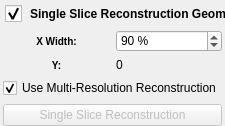
              <widget class="QDisclosableGroupBox" name="singleSliceGroupBox">
               <property name="styleSheet">
                <string notr="true">QGroupBox
{
/*background-color: qlineargradient(x1: 0, y1: 0, x2: 0, y2: 1, stop: 0 #FFFFFF, stop: 1 #DCDCDC); */
background-image: url(:/DisclosableGroupBoxHeader.png);
background-position: top ;
background-repeat: repeat-x;
padding: 30 0 0 0px;
font: 85% italic 12pt &quot;Arial&quot;;
font-weight: bold;
border: 0px solid gray;
margin: 0px;
}
 
QGroupBox::title
{    
subcontrol-origin: padding;    
subcontrol-position: top left;    
padding: 5 5px;    
background-color: rgba(255, 255, 255, 0);
}
QGroupBox::indicator {    
width: 17px;    
height: 17px;
}

QGroupBox::indicator:unchecked {
 image: url(:/bullet_triangle_grey.png);
}
QGroupBox::indicator:unchecked:pressed {
 image: url(:/bullet_triangle_grey.png);
}
QGroupBox::indicator:checked { 
image: url(:/bullet_triangle_grey_down.png);
}
QGroupBox::indicator:checked:pressed { 
image: url(:/bullet_triangle_grey_down.png);
}
</string>
               </property>
               <property name="title">
                <string>Single Slice Reconstruction Geometry</string>
               </property>
               <property name="flat">
                <bool>true</bool>
               </property>
               <property name="checkable">
                <bool>true</bool>
               </property>
               <layout class="QGridLayout" name="gridLayout_4">
                <property name="leftMargin">
                 <number>3</number>
                </property>
                <property name="topMargin">
                 <number>0</number>
                </property>
                <property name="rightMargin">
                 <number>3</number>
                </property>
                <property name="bottomMargin">
                 <number>0</number>
                </property>
                <property name="spacing">
                 <number>6</number>
                </property>
                <item row="0" column="1">
                 <widget class="QSpinBox" name="singleSliceXWidth">
                  <property name="toolTip">
                   <string>The width of the region along X to consider for single slice reconstruction. Choose Y by holding down the shift key and clicking the approximate location  </string>
                  </property>
                  <property name="suffix">
                   <string> %</string>
                  </property>
                  <property name="maximum">
                   <number>100</number>
                  </property>
                  <property name="singleStep">
                   <number>5</number>
                  </property>
                  <property name="value">
                   <number>90</number>
                  </property>
                 </widget>
                </item>
                <item row="0" column="0">
                 <widget class="QLabel" name="ySingleSliceValue_Label_2">
                  <property name="toolTip">
                   <string>The width of the region along X to consider for single slice reconstruction. Choose Y by holding down the shift key and clicking the approximate location  </string>
                  </property>
                  <property name="styleSheet">
                   <string notr="true">QLabel {
font-weight: bold;
font-size: 10px;
}</string>
                  </property>
                  <property name="text">
                   <string>X Width:</string>
                  </property>
                  <property name="alignment">
                   <set>Qt::AlignCenter</set>
                  </property>
                 </widget>
                </item>
                <item row="1" column="1">
                 <widget class="QLabel" name="ySingleSliceValue">
                  <property name="text">
                   <string>0</string>
                  </property>
                 </widget>
                </item>
                <item row="1" column="0">
                 <widget class="QLabel" name="ySingleSliceValue_Label">
                  <property name="styleSheet">
                   <string notr="true">QLabel {
font-weight: bold;
font-size: 10px;
}</string>
                  </property>
                  <property name="text">
                   <string>Y:</string>
                  </property>
                  <property name="alignment">
                   <set>Qt::AlignCenter</set>
                  </property>
                 </widget>
                </item>
                <item row="3" column="0" colspan="2">
                 <widget class="QPushButton" name="m_SingleSliceReconstructionBtn">
                  <property name="enabled">
                   <bool>false</bool>
                  </property>
                  <property name="text">
                   <string>Single Slice Reconstruction</string>
                  </property>
                 </widget>
                </item>
                <item row="2" column="0" colspan="2">
                 <widget class="QCheckBox" name="singleSliceMultiRes">
                  <property name="text">
                   <string>Use Multi-Resolution Reconstruction</string>
                  </property>
                  <property name="checked">
                   <bool>true</bool>
                  </property>
                 </widget>
                </item>
               </layout>
              </widget>
